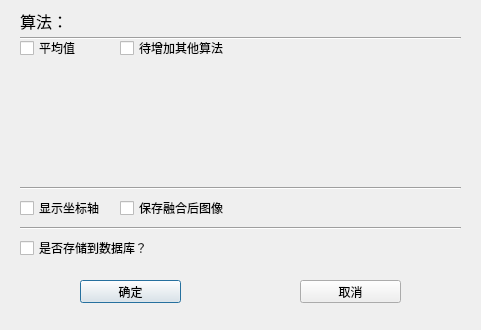
<?xml version="1.0" encoding="UTF-8"?>
<ui version="4.0">
 <class>Dialog</class>
 <widget class="QDialog" name="Dialog">
  <property name="geometry">
   <rect>
    <x>0</x>
    <y>0</y>
    <width>481</width>
    <height>330</height>
   </rect>
  </property>
  <property name="acceptDrops">
   <bool>false</bool>
  </property>
  <property name="windowTitle">
   <string>Dialog</string>
  </property>
  <widget class="QLabel" name="label">
   <property name="geometry">
    <rect>
     <x>20</x>
     <y>10</y>
     <width>91</width>
     <height>21</height>
    </rect>
   </property>
   <property name="font">
    <font>
     <family>黑体</family>
     <pointsize>12</pointsize>
    </font>
   </property>
   <property name="text">
    <string>算法：</string>
   </property>
  </widget>
  <widget class="QCheckBox" name="sql_check">
   <property name="geometry">
    <rect>
     <x>20</x>
     <y>240</y>
     <width>131</width>
     <height>16</height>
    </rect>
   </property>
   <property name="text">
    <string>是否存储到数据库？</string>
   </property>
  </widget>
  <widget class="QCheckBox" name="avr_check">
   <property name="geometry">
    <rect>
     <x>20</x>
     <y>40</y>
     <width>71</width>
     <height>16</height>
    </rect>
   </property>
   <property name="text">
    <string>平均值</string>
   </property>
  </widget>
  <widget class="QPushButton" name="okButton">
   <property name="geometry">
    <rect>
     <x>80</x>
     <y>280</y>
     <width>101</width>
     <height>23</height>
    </rect>
   </property>
   <property name="text">
    <string>确定</string>
   </property>
  </widget>
  <widget class="QPushButton" name="cancelButton">
   <property name="geometry">
    <rect>
     <x>300</x>
     <y>280</y>
     <width>101</width>
     <height>23</height>
    </rect>
   </property>
   <property name="text">
    <string>取消</string>
   </property>
  </widget>
  <widget class="QCheckBox" name="checkBox_3">
   <property name="geometry">
    <rect>
     <x>120</x>
     <y>40</y>
     <width>111</width>
     <height>16</height>
    </rect>
   </property>
   <property name="text">
    <string>待增加其他算法</string>
   </property>
  </widget>
  <widget class="QCheckBox" name="axis_check">
   <property name="geometry">
    <rect>
     <x>20</x>
     <y>200</y>
     <width>91</width>
     <height>16</height>
    </rect>
   </property>
   <property name="text">
    <string>显示坐标轴</string>
   </property>
  </widget>
  <widget class="Line" name="line">
   <property name="geometry">
    <rect>
     <x>20</x>
     <y>220</y>
     <width>441</width>
     <height>16</height>
    </rect>
   </property>
   <property name="orientation">
    <enum>Qt::Horizontal</enum>
   </property>
  </widget>
  <widget class="Line" name="line_2">
   <property name="geometry">
    <rect>
     <x>20</x>
     <y>180</y>
     <width>441</width>
     <height>16</height>
    </rect>
   </property>
   <property name="orientation">
    <enum>Qt::Horizontal</enum>
   </property>
  </widget>
  <widget class="Line" name="line_3">
   <property name="geometry">
    <rect>
     <x>20</x>
     <y>30</y>
     <width>441</width>
     <height>16</height>
    </rect>
   </property>
   <property name="orientation">
    <enum>Qt::Horizontal</enum>
   </property>
  </widget>
  <widget class="QCheckBox" name="save_check">
   <property name="geometry">
    <rect>
     <x>120</x>
     <y>200</y>
     <width>111</width>
     <height>16</height>
    </rect>
   </property>
   <property name="text">
    <string>保存融合后图像</string>
   </property>
  </widget>
 </widget>
 <resources/>
 <connections/>
</ui>
